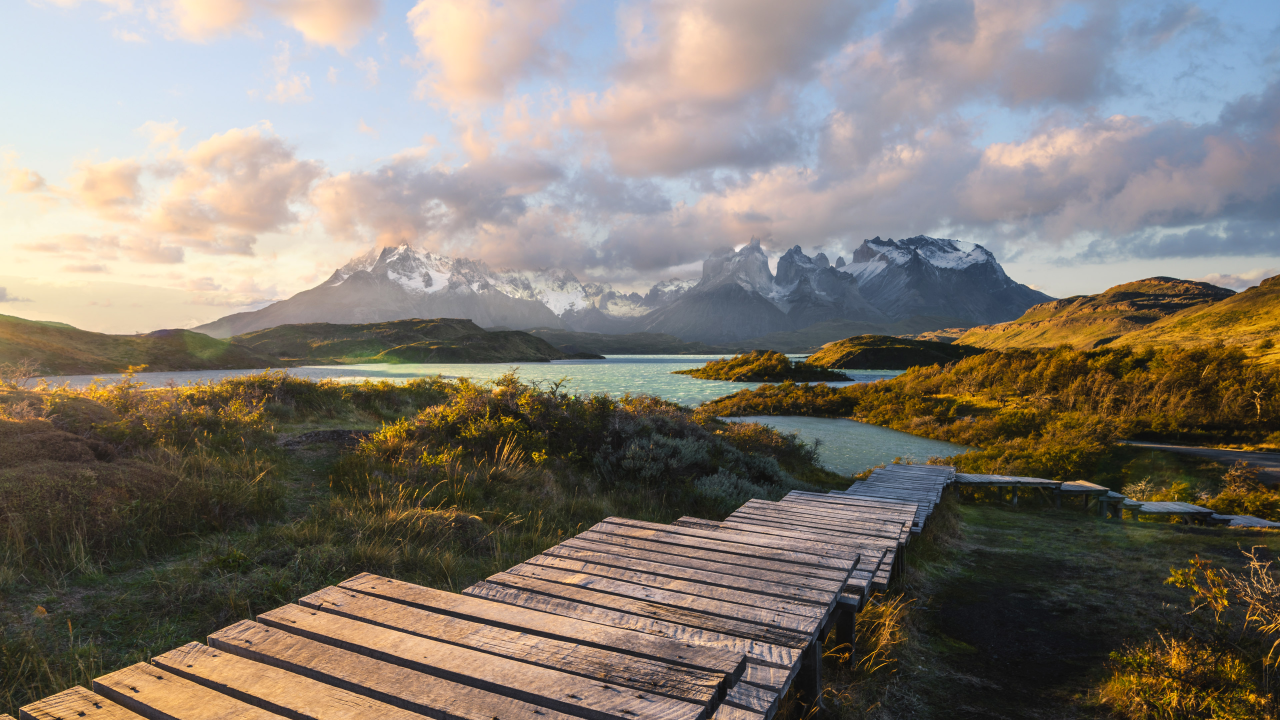
#> input picture SESI 3/pemandangan.jpg, 3840 x 2160 px, found by its file name (shown at 1/3 size)
$ python scalling.py
#> lines starting #> are read from the running program, lines starting #| are printed output that depends on the picture
import cv2
import matplotlib.pyplot as plt

# Membaca gambar
img = cv2.imread("pemandangan.jpg")
#> img is the input picture: shape (2160, 3840, 3); mean B, G, R 114.4, 123.4, 131
img = cv2.cvtColor(img, cv2.COLOR_BGR2RGB)

# Scaling bebas tersehar
hasil = cv2.resize(
    img,
    None,
    fx=0.5,
    fy=2,
    interpolation=cv2.INTER_LINEAR
)
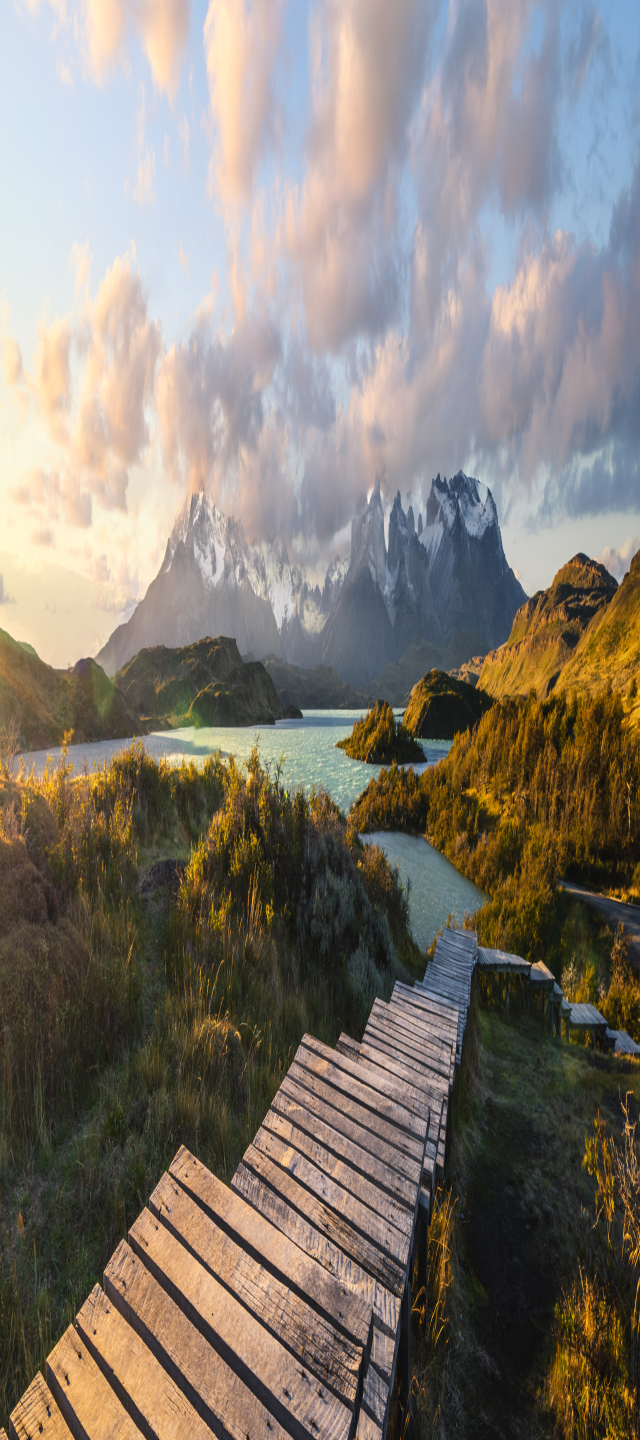
#> hasil: shape (4320, 1920, 3) (shown at 1/3 size); mean R, G, B 131, 123.4, 114.4

# Menampilkan informasi ukuran
print("Ukuran gambar asli:", img.shape)
#| Ukuran gambar asli: (2160, 3840, 3)
print("Ukuran setelah scaling:", hasil.shape)
#| Ukuran setelah scaling: (4320, 1920, 3)

# Menampilkan gambar
plt.figure(figsize=(12, 5))

plt.subplot(1, 2, 1)
plt.imshow(img)
plt.title(f"Asli: {img.shape[1]} x {img.shape[0]}")
plt.axis("off")

plt.subplot(1, 2, 2)
plt.imshow(hasil)
plt.title(f"Scaling: {hasil.shape[1]} x {hasil.shape[0]}")
plt.axis("off")

plt.tight_layout()
plt.show()
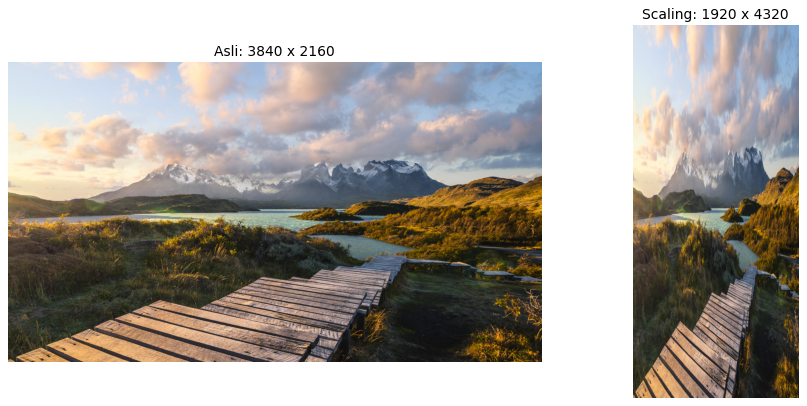
#> figure drawn by matplotlib, 2 panels
